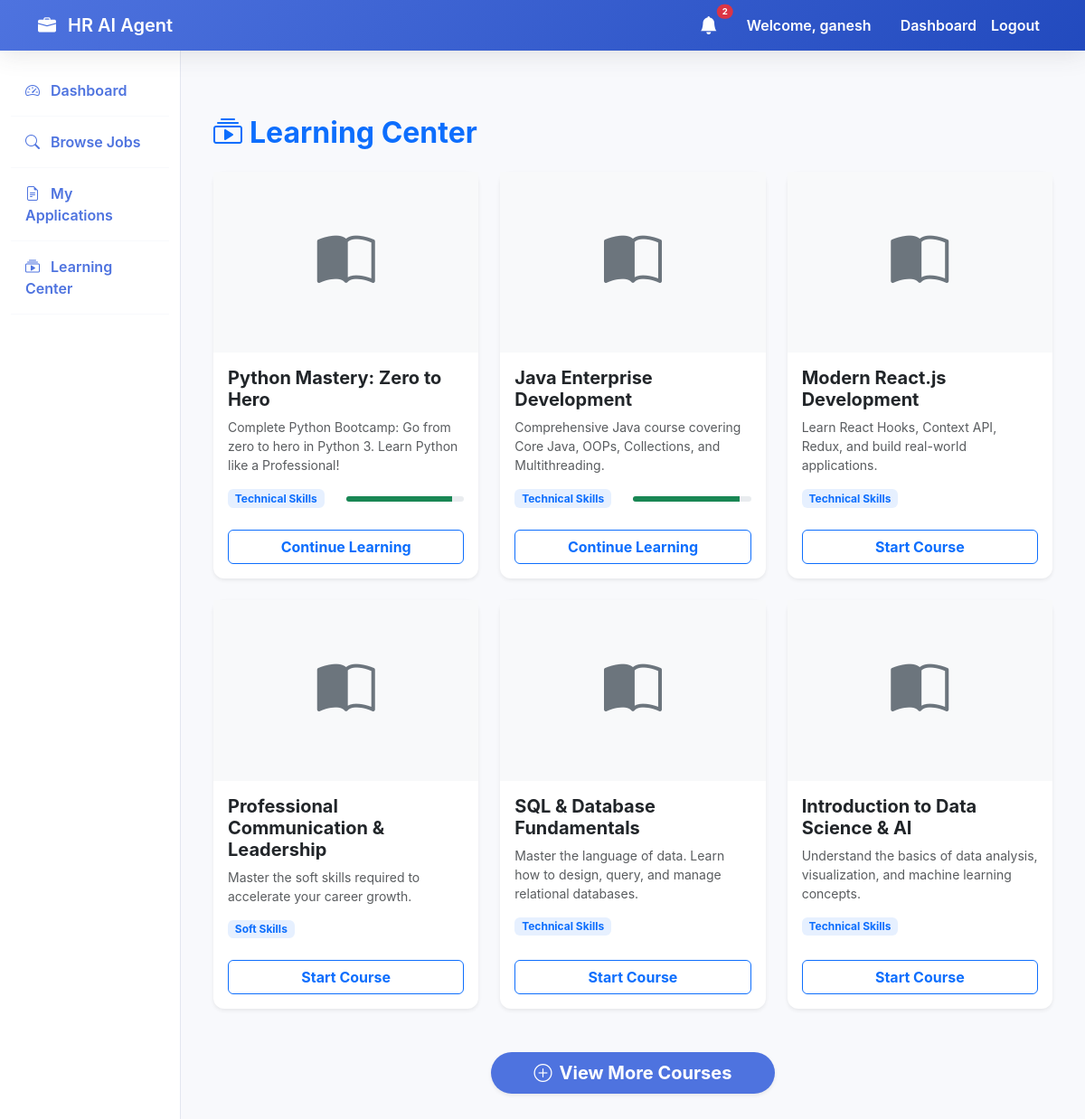
Page /lms/ (signed in) on the committed database.
### accounts/models.py (models this page shows, shortened)
class User(AbstractUser):
    ROLE_CHOICES = (
        ('hr', 'HR (Recruiter)'),
        ('candidate', 'Candidate (Student/Job Seeker)'),
    )
    role = models.CharField(max_length=20, choices=ROLE_CHOICES, default='candidate')
    phone = models.CharField(max_length=15, blank=True, null=True)
    organization_name = models.CharField(max_length=255, blank=True, null=True, help_text="Required for HR role")
    profile_picture = models.ImageField(upload_to='profile_pics/', blank=True, null=True)

### lms/models.py (models this page shows, shortened)
class Course(models.Model):
    CATEGORY_CHOICES = (
        ('technical', 'Technical Skills'),
        ('soft_skills', 'Soft Skills'),
        ('career_prep', 'Career Preparation'),
    )
    title = models.CharField(max_length=255)
    description = models.TextField()
    thumbnail = models.ImageField(upload_to='course_thumbnails/', blank=True, null=True)
    category = models.CharField(max_length=50, choices=CATEGORY_CHOICES, default='technical')
    requires_final_quiz = models.BooleanField(default=True)
    final_quiz_topic = models.CharField(max_length=255, blank=True, null=True, help_text="The topic string to use for the AI quiz generation for this course.")
    created_at = models.DateTimeField(auto_now_add=True)
    @property
    def total_lessons(self):
        return Lesson.objects.filter(module__course=self).count()

### lms/views.py (the view)
# urls.py: path('', views.course_list, name='course_list'),
@login_required
def course_list(request):
    courses = Course.objects.all()
    user_progress = {}
    for progress in UserCourseProgress.objects.filter(user=request.user):
        user_progress[progress.course.id] = progress.progress_percent
    return render(request, 'lms/course_list.html', {
        'courses': courses,
        'user_progress': user_progress
    })

### interviews/context_processors.py (called while the page is built)
def unread_notifications(request):
    if request.user.is_authenticated:
        count = Notification.objects.filter(recipient=request.user, is_read=False).count()
        return {'unread_notifications_count': count}
    return {'unread_notifications_count': 0}

### lms/models.py (called while the page is built)
    @property
    def progress_percent(self):
        total_lessons = self.course.total_lessons
        if total_lessons == 0:
            return 100 if (not self.course.requires_final_quiz or self.final_quiz_passed) else 0
        completed_lessons_count = self.completed_lessons.count()
        if self.course.requires_final_quiz:
            lessons_progress = (completed_lessons_count / total_lessons) * 90
            quiz_progress = 10 if self.final_quiz_passed else 0
            return int(lessons_progress + quiz_progress)
        else:
            return int((completed_lessons_count / total_lessons) * 100)

### lms/templatetags/lms_extras.py (called while the page is built)
@register.filter
def get_item(dictionary, key):
    return dictionary.get(key)

### templates/lms/course_list.html (shortened to what this page needs)
{% extends 'base.html' %}
{% load lms_extras %}
{% block content %}
<div class="container py-5">
    <h2 class="mb-4 text-primary fw-bold"><i class="bi bi-collection-play me-2"></i>Learning Center</h2>
    <div class="row g-4" id="course-grid">
        {% for course in courses %}
        <div class="col-md-4 course-item {% if forloop.counter > 6 %}d-none{% endif %}">
            <div class="card h-100 border-0 shadow-sm transition-hover">
                {% if course.thumbnail %}
                <img src="{{ course.thumbnail.url }}" class="card-img-top" alt="{{ course.title }}"
                    style="height: 200px; object-fit: cover;">
                {% else %}
                <div class="bg-light d-flex align-items-center justify-content-center" style="height: 200px;">
                    <i class="bi bi-book-half text-secondary" style="font-size: 4rem;"></i>
                </div>
                {% endif %}
                <div class="card-body">
                    <h5 class="card-title fw-bold text-dark">{{ course.title }}</h5>
                    <p class="card-text small text-muted">{{ course.description|truncatewords:20 }}</p>
                    <div class="d-flex justify-content-between align-items-center mt-3">
                        <span class="badge bg-primary bg-opacity-10 text-primary">
                            {% if course.category == 'technical' %}Technical Skills
                            {% elif course.category == 'soft_skills' %}Soft Skills
                            {% elif course.category == 'career_prep' %}Career Preparation
                            {% else %}{{ course.category|title }}{% endif %}
                        </span>
                        {% if user_progress|get_item:course.id > 0 %}
                        <div class="progress w-50" style="height: 6px;">
                            <div class="progress-bar bg-success" role="progressbar"
                                style="width: {{ user_progress|get_item:course.id }}%"></div>
                        </div>
                        {% endif %}
                    </div>
                </div>
                <div class="card-footer border-0 bg-transparent pb-3">
                    <a href="{% url 'course_detail' course.id %}" class="btn btn-outline-primary w-100 fw-bold">
                        {% if user_progress|get_item:course.id > 0 %}Continue Learning{% else %}Start Course{% endif %}
                    </a>
                </div>
            </div>
        </div>
        {% empty %}
        <div class="col-12 text-center text-muted">
            <p class="lead">No courses available at the moment.</p>
        </div>
        {% endfor %}
    </div>
    {% if courses.count > 6 %}
    <div class="text-center mt-5" id="view-more-container">
        <button id="view-more-btn" class="btn btn-primary btn-lg px-5 rounded-pill shadow-sm fw-bold">
            <i class="bi bi-plus-circle me-2"></i>View More Courses
        </button>
    </div>
    {% endif %}
</div>
{% endblock %}

### templates/base.html (shortened to what this page needs)
<!DOCTYPE html>
<html lang="en">
<head>
    <link href="https://cdn.jsdelivr.net/npm/bootstrap@5.3.0/dist/css/bootstrap.min.css" rel="stylesheet">
    <link rel="stylesheet" href="https://cdn.jsdelivr.net/npm/bootstrap-icons@1.10.5/font/bootstrap-icons.css">
</head>
<body>
    <nav class="navbar navbar-expand-lg sticky-top">
        <div class="container">
            <a class="navbar-brand" href="{% url 'home' %}">
                <i class="bi bi-briefcase-fill me-2"></i> HR AI Agent
            </a>
            <div class="collapse navbar-collapse" id="navbarNav">
                <ul class="navbar-nav ms-auto">
                    {% if user.is_authenticated %}
                    <li class="nav-item me-3 d-flex align-items-center">
                        <a href="{% url 'dashboard' %}" class="nav-link position-relative py-0">
                            <i class="bi bi-bell-fill fs-5"></i>
                            {% if unread_notifications_count > 0 %}
                            <span
                                class="position-absolute top-0 start-100 translate-middle badge rounded-pill bg-danger"
                                style="font-size: 0.6rem;">
                                {{ unread_notifications_count }}
                            </span>
                            {% endif %}
                        </a>
                    </li>
                    <li class="nav-link text-white me-3">Welcome, {{ user.username }}</li>
                    <li class="nav-item">
                        <a class="nav-link" href="{% url 'dashboard' %}">Dashboard</a>
                    </li>
                    <li class="nav-item">
                        <form action="{% url 'logout' %}" method="post" class="d-inline">
                            <button type="submit" class="nav-link btn btn-link"
                                style="text-decoration: none;">Logout</button>
                        </form>
                    </li>
                    {% endif %}
                </ul>
            </div>
        </div>
    </nav>
    <div class="container-fluid">
        <div class="row">
            {% if user.is_authenticated %}
            <nav class="col-md-3 col-lg-2 d-md-block sidebar collapse">
                <div class="position-sticky pt-3">
                    <ul class="nav flex-column">
                        <li class="nav-item">
                            <a class="nav-link active" href="{% url 'dashboard' %}">
                                <i class="bi bi-speedometer2 me-2"></i> Dashboard
                            </a>
                        </li>
                        {% if user.role == 'hr' %}
                        <li class="nav-item">
                            <a class="nav-link" href="{% url 'post_job' %}">
                                <i class="bi bi-plus-circle me-2"></i> Post Job
                            </a>
                        </li>
                        <li class="nav-item">
                            <a class="nav-link" href="{% url 'hr_jobs' %}">
                                <i class="bi bi-list-task me-2"></i> My Jobs
                            </a>
                        </li>
                        {% else %}
                        <li class="nav-item">
                            <a class="nav-link" href="{% url 'job_list' %}">
                                <i class="bi bi-search me-2"></i> Browse Jobs
                            </a>
                        </li>
                        <li class="nav-item">
                            <a class="nav-link" href="{% url 'my_applications' %}">
                                <i class="bi bi-file-earmark-text me-2"></i> My Applications
                            </a>
                        </li>
                        <li class="nav-item">
                            <a class="nav-link" href="{% url 'course_list' %}">
                                <i class="bi bi-collection-play me-2"></i> Learning Center
                            </a>
                        </li>
                        {% endif %}
                    </ul>
                </div>
            </nav>
            <main class="col-md-9 ms-sm-auto col-lg-10 px-md-4 py-4">
                {% block content %}{% endblock %}
            </main>
            {% endif %}
        </div>
    </div>
</body>
</html>

### templates/base.html (style rules this page uses)
:root { --primary-color: #4e73df; --secondary-color: #858796; --success-color: #1cc88a; --info-color: #36b9cc; --warning-color: #f6c23e; --danger-color: #e74a3b; --dark-bg: #f8f9fc; }
body { font-family: 'Inter', -apple-system, BlinkMacSystemFont, "Segoe UI", Roboto, "Helvetica Neue", Arial, sans-serif; background-color: var(--dark-bg); color: #5a5c69; }
.navbar { background: linear-gradient(135deg, #4e73df 0%, #224abe 100%); box-shadow: 0 0.15rem 1.75rem 0 rgba(58, 59, 69, 0.15); }
.navbar-brand, .nav-link { color: white !important; font-weight: 600; }
.card { border: none; border-radius: 0.75rem; box-shadow: 0 0.15rem 1.75rem 0 rgba(58, 59, 69, 0.15); transition: transform 0.2s; }
.btn-primary { background-color: var(--primary-color); border: none; border-radius: 0.5rem; padding: 0.5rem 1.5rem; }
.sidebar { min-height: 100vh; background: white; border-right: 1px solid #e3e6f0; }
.sidebar .nav-link { color: #4e73df !important; padding: 1rem; border-bottom: 1px solid #f8f9fc; }

### templates/lms/course_list.html (style rules this page uses)
.transition-hover { transition: transform 0.3s ease, box-shadow 0.3s ease; }

### rows in the picture
User: username "ganesh"
Course: title "Python Mastery: Zero to Hero", description "Complete Python Bootcamp: Go from zero to hero in Python 3. Learn Python like a Professional!", category "Technical Skills", {{ user_progress|get_item:course.id }} 90 (drawn), shows "Continue Learning"
Course: title "Java Enterprise Development", description "Comprehensive Java course covering Core Java, OOPs, Collections, and Multithreading.", category "Technical Skills", {{ user_progress|get_item:course.id }} 90 (drawn), shows "Continue Learning"
Course: title "Modern React.js Development", description "Learn React Hooks, Context API, Redux, and build real-world applications.", category "Technical Skills", shows "Start Course"
Course: title "Professional Communication & Leadership", description "Master the soft skills required to accelerate your career growth.", category "Soft Skills", shows "Start Course"
Course: title "SQL & Database Fundamentals", description "Master the language of data. Learn how to design, query, and manage relational databases.", category "Technical Skills", shows "Start Course"
Course: title "Introduction to Data Science & AI", description "Understand the basics of data analysis, visualization, and machine learning concepts.", category "Technical Skills", shows "Start Course"

### other values in the picture
{{ unread_notifications_count }} "2"
